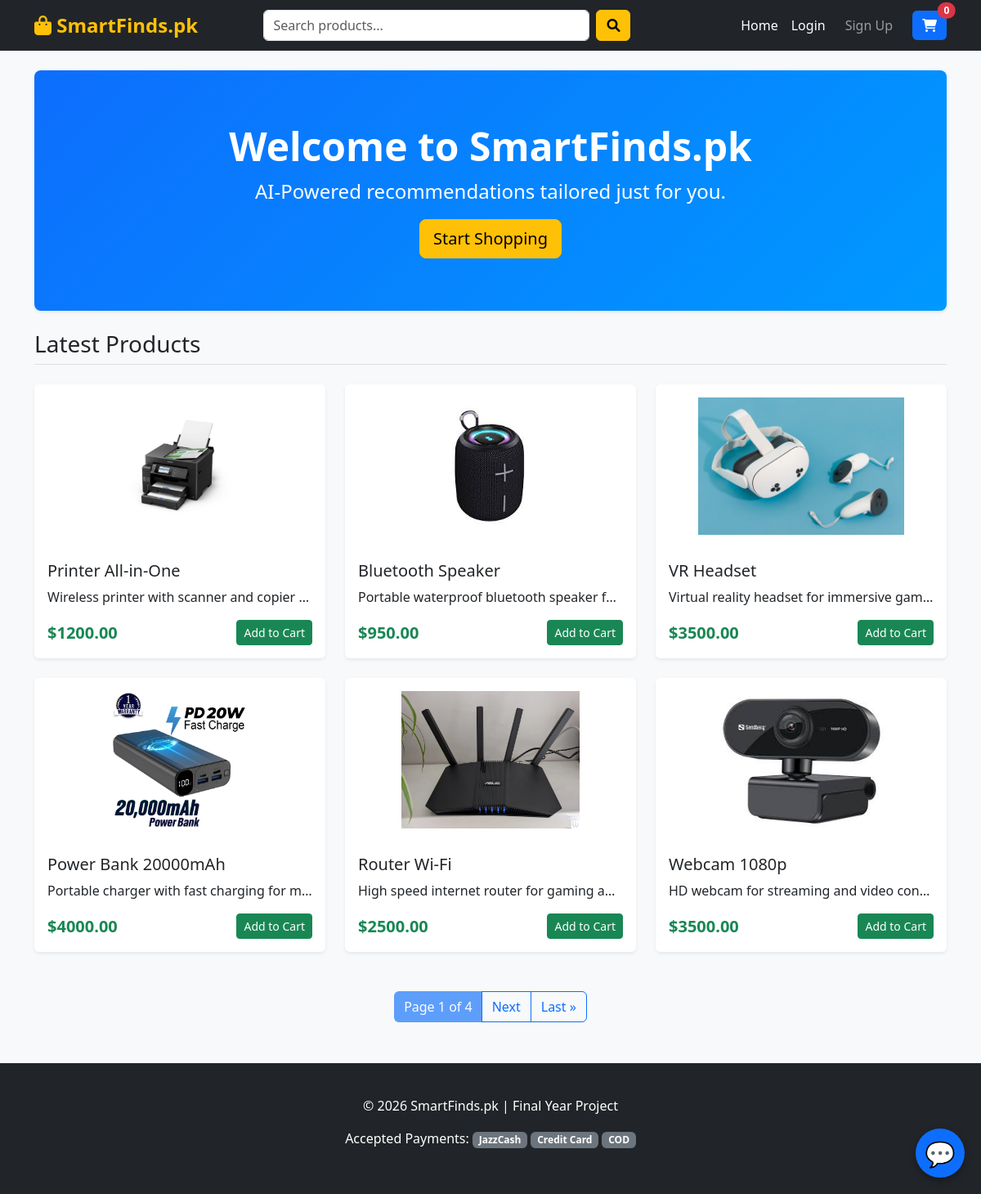
The page / on the database its author committed.
### store/models.py (models this page shows, shortened)
class Product(models.Model):
    name = models.CharField(max_length=200, null=True)
    price = models.DecimalField(max_digits=7, decimal_places=2)
    description = models.TextField(null=True, blank=True)
    image = models.ImageField(null=True, blank=True)

### store/views.py (the view)
# urls.py: path('', include('store.urls')),
def store(request):
    if request.user.is_authenticated:
        try:
            customer = request.user.customer
        except:
            customer = Customer.objects.create(user=request.user, name=request.user.username, email=request.user.email)
        order, created = Order.objects.get_or_create(customer=customer, complete=False)
        cartItems = order.get_cart_items
    else:
        order = {'get_cart_total':0, 'get_cart_items':0}
        cartItems = 0
    q = request.GET.get('q') if request.GET.get('q') != None else ''
    products_list = Product.objects.filter(name__icontains=q).order_by('-id')
    paginator = Paginator(products_list, 6)
    page_number = request.GET.get('page')
    products = paginator.get_page(page_number)
    context = {'products':products, 'cartItems':cartItems}
    return render(request, 'store/store.html', context)

### store/templates/store/store.html (shortened to what this page needs)
{% extends 'store/base.html' %}
{% block content %}
<div class="p-5 mb-4 bg-light rounded-3 shadow-sm text-center"
     style="background: linear-gradient(135deg, #0d6efd, #0099ff); color: white;">
    <div class="container-fluid py-3">
        <h1 class="display-5 fw-bold">Welcome to SmartFinds.pk</h1>
        <p class="fs-4">AI-Powered recommendations tailored just for you.</p>
        <a class="btn btn-warning btn-lg" href="#products">Start Shopping</a>
    </div>
</div>
<h3 id="products" class="mb-4 pb-2 border-bottom">Latest Products</h3>
<div class="row row-cols-1 row-cols-md-3 g-4">
    {% for product in products %}
    <div class="col">
        <div class="card h-100 shadow-sm">
            {% if product.image %}
                <img src="{{ product.image.url }}"
                     class="card-img-top p-3"
                     alt="{{ product.name }}"
                     style="height: 200px; object-fit: contain;">
            {% else %}
                <div class="d-flex align-items-center justify-content-center bg-light"
                     style="height: 200px;">
                    <span class="text-muted">No Image</span>
                </div>
            {% endif %}
            <div class="card-body d-flex flex-column">
                <h5 class="card-title">{{ product.name }}</h5>
                <p class="card-text text-truncate">{{ product.description }}</p>
                <div class="mt-auto d-flex justify-content-between align-items-center">
                    <span class="h5 mb-0 text-success fw-bold">
                        ${{ product.price }}
                    </span>
                    <button
                        data-product="{{ product.id }}"
                        data-action="add"
                        class="btn btn-success btn-sm update-cart">
                        Add to Cart
                    </button>
                </div>
            </div>
        </div>
    </div>
    {% endfor %}
</div>
<div id="chat-icon"
     style="position: fixed; bottom: 20px; right: 20px; background: #0d6efd; color: white;
            width: 60px; height: 60px; border-radius: 50%; display: flex;
            align-items: center; justify-content: center; font-size: 30px;
            cursor: pointer; z-index: 1000; box-shadow: 0 4px 10px rgba(0,0,0,0.3);"
     onclick="toggleChat()">
    💬
</div>
<div class="row mt-5">
    <div class="col-md-12 text-center">
        <div class="btn-group" role="group">
            <button class="btn btn-primary disabled">
                Page {{ products.number }} of {{ products.paginator.num_pages }}
            </button>
            {% if products.has_next %}
                <a href="?page={{ products.next_page_number }}" class="btn btn-outline-primary">Next</a>
                <a href="?page={{ products.paginator.num_pages }}" class="btn btn-outline-primary">Last &raquo;</a>
            {% endif %}
        </div>
    </div>
</div>
{% endblock %}

### store/templates/store/base.html (shortened to what this page needs)
<!DOCTYPE html>
<html lang="en">
<head>
    <link href="https://cdn.jsdelivr.net/npm/bootstrap@5.3.0/dist/css/bootstrap.min.css" rel="stylesheet">
    <link rel="stylesheet" href="https://cdnjs.cloudflare.com/ajax/libs/font-awesome/6.0.0/css/all.min.css">
</head>
<body>
    <nav class="navbar navbar-expand-lg navbar-dark bg-dark sticky-top">
        <div class="container">
            <a class="navbar-brand text-warning" href="{% url 'store' %}">
                <i class="fas fa-shopping-bag"></i> SmartFinds.pk
            </a>
            <div class="collapse navbar-collapse" id="navbarContent">
                <form class="d-flex mx-auto my-2 my-lg-0" style="width: 50%;" method="GET" action="{% url 'store' %}">
                    <input class="form-control me-2" type="search" name="q" placeholder="Search products..." aria-label="Search">
                    <button class="btn btn-warning" type="submit"><i class="fas fa-search"></i></button>
                </form>
                <ul class="navbar-nav ms-auto mb-2 mb-lg-0 align-items-center">
    <li class="nav-item"><a class="nav-link text-white" href="{% url 'store' %}">Home</a></li>
    {% if user.is_authenticated %}
        <li class="nav-item"><span class="nav-link text-warning">Hi, {{ user.username }}</span></li>
        <li class="nav-item"><a class="nav-link btn btn-danger btn-sm text-white ms-2" href="{% url 'logout' %}">Logout</a></li>
    {% else %}
        <li class="nav-item"><a class="nav-link text-white" href="{% url 'login' %}">Login</a></li>
        <li class="nav-item"><a class="nav-link btn btn-outline-light btn-sm ms-2" href="{% url 'register' %}">Sign Up</a></li>
    {% endif %}
    <li class="nav-item ms-3">
        <a class="btn btn-primary position-relative" href="{% url 'cart' %}">
            <i class="fas fa-shopping-cart"></i>
            <span class="position-absolute top-0 start-100 translate-middle badge rounded-pill bg-danger">0</span>
        </a>
    </li>
</ul>
            </div>
        </div>
    </nav>
    <div class="container mt-4" style="min-height: 70vh;">
        {% block content %}{% endblock %}
    </div>
    <div class="footer text-center">
        <p>&copy; 2026 SmartFinds.pk | Final Year Project</p>
        <p>Accepted Payments: <span class="badge bg-secondary">JazzCash</span> <span class="badge bg-secondary">Credit Card</span> <span class="badge bg-secondary">COD</span></p>
    </div>
</body>
</html>

### store/templates/store/base.html (style rules this page uses)
body { background-color: #f8f9fa; font-family: 'Segoe UI', Tahoma, Geneva, Verdana, sans-serif; }
.navbar-brand { font-weight: bold; font-size: 1.5rem; }
.card { border: none; transition: 0.3s; box-shadow: 0 2px 5px rgba(0,0,0,0.05); }
.footer { background: #212529; color: white; padding: 40px 0; margin-top: 50px; }
.btn-primary { background-color: #0d6efd; border: none; }

### rows shown on the page
Product: image (picture), name "Printer All-in-One", description "Wireless printer with scanner and copier…", price "1200.00"
Product: image (picture), name "Bluetooth Speaker", description "Portable waterproof bluetooth speaker f…", price "950.00"
Product: image (picture), name "VR Headset", description "Virtual reality headset for immersive gam…", price "3500.00"
Product: image (picture), name "Power Bank 20000mAh", description "Portable charger with fast charging for m…", price "4000.00"
Product: image (picture), name "Router Wi-Fi", description "High speed internet router for gaming a…", price "2500.00"
Product: image (picture), name "Webcam 1080p", description "HD webcam for streaming and video con…", price "3500.00"

### other values the page prints
{{ products.number }} "1"
{{ products.paginator.num_pages }} "4"
